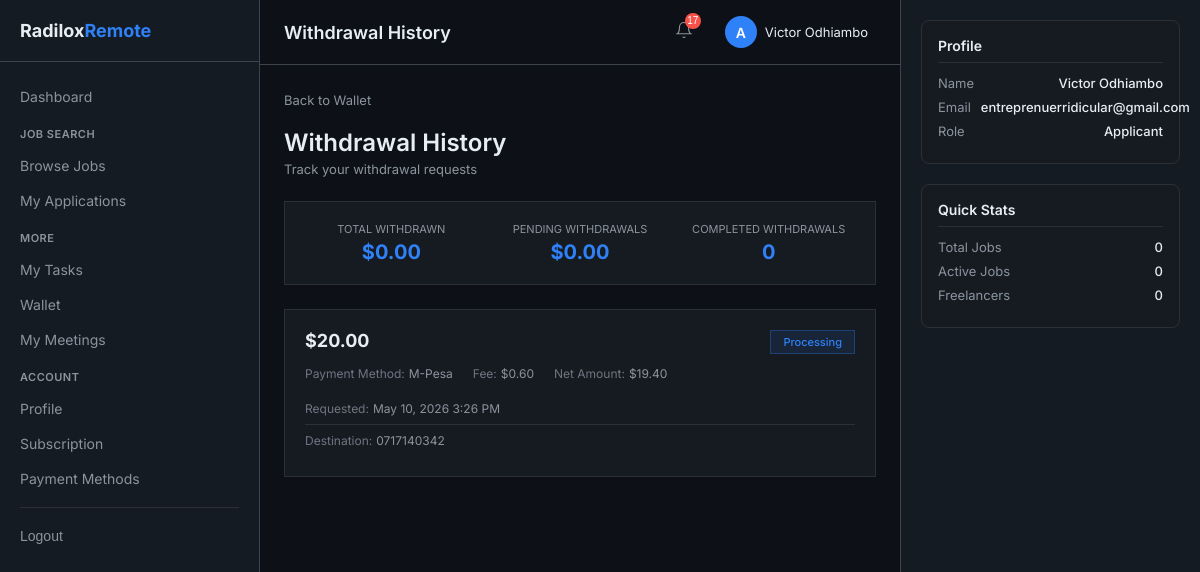
The page /wallet/withdrawal-history/ (signed in) on the database its author committed.
### accounts/models.py (models this page shows, shortened)
class User(AbstractUser):
    ROLE_CHOICES = (
        ('admin', 'Admin'),
        ('applicant', 'Applicant'),
        ('freelancer', 'Freelancer'),
    )
    role = models.CharField(max_length=20, choices=ROLE_CHOICES, default='applicant')
    bio = models.TextField(blank=True, null=True)
    avatar = models.ImageField(upload_to='avatars/', blank=True, null=True)
    phone_number = models.CharField(max_length=20, blank=True, null=True)
    country = models.CharField(max_length=100, blank=True, null=True)
    linkedin_url = models.URLField(blank=True, null=True)
    github_url = models.URLField(blank=True, null=True)
    portfolio_url = models.URLField(blank=True, null=True)
    skills = models.TextField(blank=True, null=True, help_text="Comma-separated list of skills")
    has_active_subscription = models.BooleanField(default=False)
    subscription_expires_at = models.DateTimeField(blank=True, null=True)
    subscription_started_at = models.DateTimeField(blank=True, null=True)
    stripe_customer_id = models.CharField(max_length=255, blank=True, null=True)
    stripe_subscription_id = models.CharField(max_length=255, blank=True, null=True)
    created_at = models.DateTimeField(auto_now_add=True, null=True)
    updated_at = models.DateTimeField(auto_now=True, null=True)
    class Meta:
        db_table = 'accounts_user'
        indexes = [
            models.Index(fields=['email']),
            models.Index(fields=['role']),
            models.Index(fields=['has_active_subscription']),
        ]
    def get_full_name(self):
        if self.first_name and self.last_name:
            return f"{self.first_name} {self.last_name}"
        return self.username

### wallet/models.py (models this page shows, shortened)
class WithdrawalRequest(models.Model):
    STATUS_CHOICES = (
        ('pending', 'Pending'),
        ('processing', 'Processing'),
        ('completed', 'Completed'),
        ('failed', 'Failed'),
        ('cancelled', 'Cancelled'),
    )
    PAYMENT_METHODS = (
        ('paypal', 'PayPal'),
        ('mpesa', 'M-Pesa'),
        ('bank_account', 'Bank Account'),
        ('crypto', 'Cryptocurrency'),
    )
    user = models.ForeignKey(settings.AUTH_USER_MODEL, on_delete=models.CASCADE, related_name='withdrawal_requests')
    amount = models.DecimalField(max_digits=12, decimal_places=2)
    fee = models.DecimalField(max_digits=12, decimal_places=2, default=0)
    net_amount = models.DecimalField(max_digits=12, decimal_places=2)
    payment_method = models.CharField(max_length=20, choices=PAYMENT_METHODS)
    destination_details = models.JSONField(default=dict)
    status = models.CharField(max_length=20, choices=STATUS_CHOICES, default='pending')
    admin_notes = models.TextField(blank=True, null=True)
    requested_at = models.DateTimeField(default=timezone.now)
    processed_at = models.DateTimeField(null=True, blank=True)
    completed_at = models.DateTimeField(null=True, blank=True)
    class Meta:
        db_table = 'withdrawal_requests'
        ordering = ['-requested_at']

### wallet/views.py (the view)
# urls.py: path('withdrawal-history/', views.withdrawal_history, name='withdrawal_history'),
@login_required
def withdrawal_history(request):
    withdrawals = WithdrawalRequest.objects.filter(user=request.user).order_by('-requested_at')
    total_withdrawn = withdrawals.filter(status='completed').aggregate(Sum('net_amount'))['net_amount__sum'] or 0
    pending_total = withdrawals.filter(status='pending').aggregate(Sum('amount'))['amount__sum'] or 0
    completed_count = withdrawals.filter(status='completed').count()
    paginator = Paginator(withdrawals, 20)
    page_number = request.GET.get('page')
    page_obj = paginator.get_page(page_number)
    return render(request, 'wallet/withdrawal_history.html', {
        'withdrawals': page_obj,
        'total_withdrawn': total_withdrawn,
        'pending_total': pending_total,
        'completed_count': completed_count,
    })

### templates/wallet/withdrawal_history.html (shortened to what this page needs)
{% extends 'base_dashboard.html' %}
{% load static %}
{% block page_title %}Withdrawal History{% endblock %}
{% block content %}
<div class="history-container">
    <a href="{% url 'wallet:dashboard' %}" class="back-link">
        Back to Wallet
    </a>
    <div class="history-header">
        <h1 class="header-title">Withdrawal History</h1>
        <p class="header-subtitle">Track your withdrawal requests</p>
    </div>
    <div class="summary-card">
        <div class="summary-item">
            <div class="summary-label">Total Withdrawn</div>
            <div class="summary-value">${{ total_withdrawn|default:"0"|floatformat:2 }}</div>
        </div>
        <div class="summary-item">
            <div class="summary-label">Pending Withdrawals</div>
            <div class="summary-value">${{ pending_total|default:"0"|floatformat:2 }}</div>
        </div>
        <div class="summary-item">
            <div class="summary-label">Completed Withdrawals</div>
            <div class="summary-value">{{ completed_count|default:"0" }}</div>
        </div>
    </div>
    <div class="withdrawals-list">
        {% if withdrawals %}
            {% for withdrawal in withdrawals %}
            <div class="withdrawal-item">
                <div class="withdrawal-header">
                    <div class="withdrawal-amount">${{ withdrawal.amount|floatformat:2 }}</div>
                    <span class="status-badge status-{{ withdrawal.status }}">
                        {{ withdrawal.get_status_display }}
                    </span>
                </div>
                <div class="withdrawal-details">
                    <div class="detail-item">
                        <span class="detail-label">Payment Method:</span>
                        <span>{{ withdrawal.get_payment_method_display }}</span>
                    </div>
                    <div class="detail-item">
                        <span class="detail-label">Fee:</span>
                        <span>${{ withdrawal.fee|floatformat:2 }}</span>
                    </div>
                    <div class="detail-item">
                        <span class="detail-label">Net Amount:</span>
                        <span>${{ withdrawal.net_amount|floatformat:2 }}</span>
                    </div>
                    <div class="detail-item">
                        <span class="detail-label">Requested:</span>
                        <span>{{ withdrawal.requested_at|date:"M d, Y g:i A" }}</span>
                    </div>
                </div>
                {% if withdrawal.destination_details %}
                <div class="withdrawal-details" style="margin-top: 8px; padding-top: 8px; border-top: 1px solid #2d2f36;">
                    <div class="detail-item">
                        <span class="detail-label">Destination:</span>
                        <span>
                            {% if withdrawal.payment_method == 'paypal' %}
                                {{ withdrawal.destination_details.email|default:"N/A" }}
                            {% elif withdrawal.payment_method == 'mpesa' %}
                                {{ withdrawal.destination_details.phone|default:"N/A" }}
                            {% elif withdrawal.payment_method == 'bank_account' %}
                                {{ withdrawal.destination_details.bank_name|default:"N/A" }} - {{ withdrawal.destination_details.account_number|default:"N/A" }}
                            {% else %}
                                {{ withdrawal.destination_details|default:"N/A" }}
                            {% endif %}
                        </span>
                    </div>
                </div>
                {% endif %}
            </div>
            {% endfor %}
        {% else %}
            <div class="empty-state">
                <div class="empty-text">No withdrawal requests yet</div>
                <div class="empty-subtext">Request a withdrawal to see it here</div>
            </div>
        {% endif %}
    </div>
</div>
{% endblock %}

### templates/base_dashboard.html (shortened to what this page needs)
{% load static %}
<!DOCTYPE html>
<html lang="en">
<head>
</head>
<body>
<div class="dashboard-container">
    <aside class="sidebar-left" id="sidebarLeft">
        <div class="sidebar-logo">
            <div class="logo-text">Radilox<span class="logo-accent">Remote</span></div>
        </div>
        <nav>
            <a href="/dashboard/" class="nav-link">Dashboard</a>
            {% if user.role == 'applicant' %}
                <div class="nav-section-title">Job Search</div>
                <a href="/jobs/dashboard/" class="nav-link">Browse Jobs</a>
                <a href="/applications/my/" class="nav-link">My Applications</a>
            {% endif %}
            <div class="nav-section-title">More</div>
            <a href="/tasks/my-tasks/" class="nav-link">My Tasks</a>
            <a href="/wallet/" class="nav-link">Wallet</a>
            <a href="/zoom/my/" class="nav-link">My Meetings</a>
            <div class="nav-section-title">Account</div>
            <a href="/dashboard/profile/" class="nav-link">Profile</a>
            <a href="/subscriptions/status/" class="nav-link">Subscription</a>
            <a href="/dashboard/payment-methods/" class="nav-link">Payment Methods</a>
            <div class="nav-divider"></div>
            <form method="post" action="/accounts/logout/">
                <button type="submit" class="nav-link logout-btn">Logout</button>
            </form>
        </nav>
    </aside>
    <main class="main-content">
        <div class="top-bar">
            <div class="top-bar-left">
                <div class="page-title">{% block page_title %}Dashboard{% endblock %}</div>
            </div>
            <div class="top-bar-actions">
                <div class="dropdown">
                    <button class="notification-btn" id="notificationBtn">
                        <svg width="18" height="18" viewBox="0 0 24 24" fill="none" stroke="currentColor" stroke-width="1.5">
                            <path d="M18 8A6 6 0 0 0 6 8c0 7-3 9-3 9h18s-3-2-3-9" />
                            <path d="M13.73 21a2 2 0 0 1-3.46 0" />
                        </svg>
                        <span id="notificationBadge" class="notification-badge" style="display: none;">0</span>
                    </button>
                </div>
                <div class="dropdown">
                    <div class="user-menu" id="userMenuBtn">
                        <div class="user-avatar">{{ user.username|first|upper }}</div>
                        <span class="user-name">{{ user.get_full_name|default:user.username|truncatechars:15 }}</span>
                    </div>
                </div>
            </div>
        </div>
        <div class="scrollable-content">
            {% block content %}{% endblock %}
        </div>
    </main>
    <aside class="sidebar-right">
        <div class="right-card">
            <div class="right-card-title">Profile</div>
            <div class="stat-row">
                <span class="stat-label">Name</span>
                <span class="stat-value">{{ user.get_full_name|default:user.username }}</span>
            </div>
            <div class="stat-row">
                <span class="stat-label" style="margin-right: 10px;">Email</span>
                <span class="stat-value">{{ user.email }}</span>
            </div>
            <div class="stat-row">
                <span class="stat-label">Role</span>
                <span class="stat-value">{{ user.role|title }}</span>
            </div>
        </div>
        <div class="right-card">
            <div class="right-card-title">Quick Stats</div>
            <div class="stat-row">
                <span class="stat-label">Total Jobs</span>
                <span class="stat-value">{{ total_jobs|default:"0" }}</span>
            </div>
            <div class="stat-row">
                <span class="stat-label">Active Jobs</span>
                <span class="stat-value">{{ active_jobs|default:"0" }}</span>
            </div>
            <div class="stat-row">
                <span class="stat-label">Freelancers</span>
                <span class="stat-value">{{ total_freelancers|default:"0" }}</span>
            </div>
        </div>
    </aside>
</div>
</body>
</html>

### templates/base_dashboard.html (style rules this page uses)
* { margin: 0; padding: 0; box-sizing: border-box; }
body { font-family: 'Inter', -apple-system, BlinkMacSystemFont, 'Segoe UI', Roboto, sans-serif; background: #0d1117; color: #e6edf3; height: 100vh; overflow: hidden; }
.dashboard-container { display: flex; height: 100vh; width: 100%; overflow: hidden; }
.sidebar-left { width: 260px; background: #151b23; border-right: 1px solid #3d444d; display: flex; flex-direction: column; overflow-y: auto; flex-shrink: 0; height: 100%; }
.main-content { flex: 1; display: flex; flex-direction: column; overflow: hidden; background: #0d1117; min-width: 0; }
.sidebar-right { width: 300px; background: #151b23; overflow-y: auto; padding: 20px; flex-shrink: 0; height: 100%; border-left: 1px solid #3d444d; }
.scrollable-content { flex: 1; overflow-y: auto; padding: 24px; }
.sidebar-logo { padding: 20px; border-bottom: 1px solid #3d444d; margin-bottom: 16px; }
.logo-text { font-size: 18px; font-weight: 700; color: #e6edf3; }
.logo-accent { color: #2f81f7; }
.nav-section-title { font-size: 11px; font-weight: 600; color: #8b949e; text-transform: uppercase; letter-spacing: 0.5px; padding: 12px 20px 6px 20px; }
.nav-link { display: block; padding: 8px 20px; margin: 2px 0; color: #8b949e; text-decoration: none; font-size: 14px; transition: all 0.2s; }
.nav-divider { height: 1px; background: #2d2f36; margin: 12px 20px; }
.logout-btn { background: none; border: none; width: 100%; text-align: left; cursor: pointer; color: #8b949e; }
.right-card { background: #161b22; border: 1px solid #2d2f36; border-radius: 8px; padding: 16px; margin-bottom: 20px; }
.right-card-title { font-size: 14px; font-weight: 600; color: #e6edf3; margin-bottom: 12px; padding-bottom: 8px; border-bottom: 1px solid #2d2f36; }
.stat-row { display: flex; justify-content: space-between; margin-bottom: 8px; font-size: 13px; }
.stat-label { color: #8b949e; }
.stat-value { color: #e6edf3; font-weight: 500; }
.top-bar { background: #0d1117; border-bottom: 1px solid #3d444d; padding: 12px 24px; display: flex; justify-content: space-between; align-items: center; position: sticky; top: 0; z-index: 100; }
.top-bar-left { display: flex; align-items: center; gap: 16px; flex: 1; min-width: 0; }
.page-title { font-size: 18px; font-weight: 600; color: #e6edf3; overflow: hidden; text-overflow: ellipsis; white-space: nowrap; max-width: 300px; }
.top-bar-actions { display: flex; align-items: center; gap: 20px; flex-shrink: 0; }
.notification-btn { background: none; border: none; color: #8b949e; font-size: 18px; cursor: pointer; position: relative; padding: 4px; }
.notification-badge { position: absolute; top: -4px; right: -4px; background: #f85149; color: white; font-size: 10px; border-radius: 50%; width: 16px; height: 16px; display: flex; align-items: center; justify-content: center; }
.user-menu { display: flex; align-items: center; gap: 8px; cursor: pointer; padding: 4px 8px; border-radius: 6px; }
.user-avatar { width: 32px; height: 32px; background: #2f81f7; border-radius: 50%; display: flex; align-items: center; justify-content: center; font-weight: 600; font-size: 14px; color: white; }
.user-name { font-size: 13px; color: #e6edf3; overflow: hidden; text-overflow: ellipsis; white-space: nowrap; max-width: 120px; }
.dropdown { position: relative; }

### rows shown on the page
User: username|first "A", get_full_name "Victor Odhiambo", email "entreprenuerridicular@gmail.com", role "Applicant"
WithdrawalRequest: amount "20.00", status "Processing", payment_method "M-Pesa", fee "0.60", net_amount "19.40", requested_at "May 10, 2026 3:26 PM", destination_details.phone "0717140342"

### other values the page prints
{{ total_withdrawn|default:"0"|floatformat:2 }} "0.00"
{{ pending_total|default:"0"|floatformat:2 }} "0.00"
{{ completed_count|default:"0" }} "0"
{{ total_jobs|default:"0" }} "0"
{{ active_jobs|default:"0" }} "0"
{{ total_freelancers|default:"0" }} "0"
